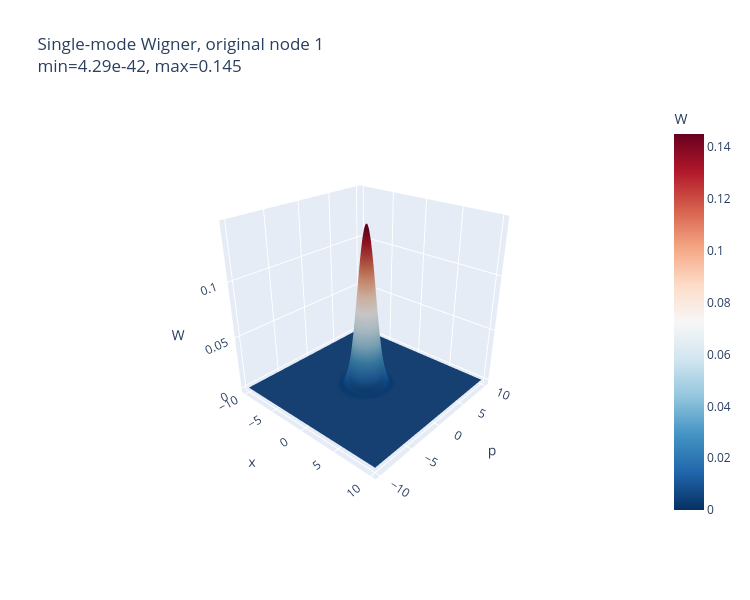
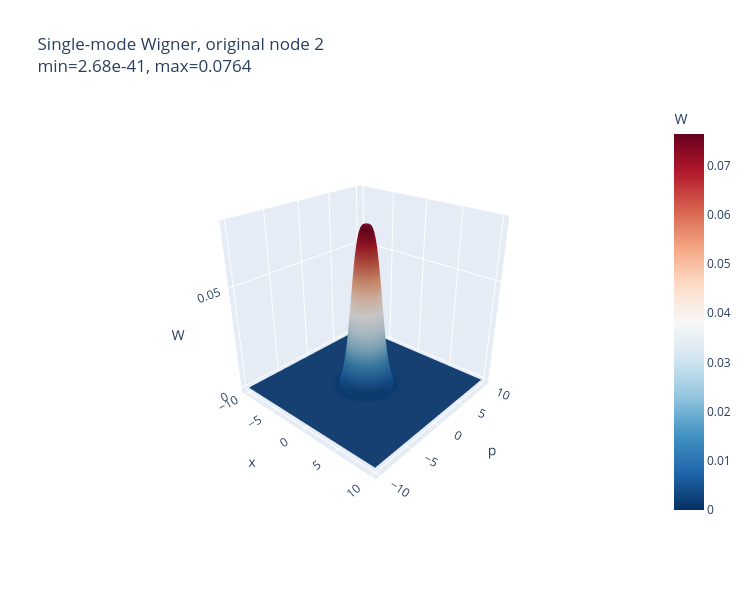

Write notebook code for charts like these, in order.
### Code cell
# ============================================================
# Interactive single-mode Wigner plot
# Case a: photon subtraction 먼저 한 경우
#
# Inputs:
#   V_R_ff, A_R_ff, R0
#
# ordering:
#   q_R = (x_R, p_R)
# ============================================================

import plotly.graph_objects as go
import numpy as np

def single_mode_wigner_grid_from_VA(V_eff, A_eff, node, m_eff, xlim=10, n=150):
    """
    node  : local node label, 1-based in reduced R-space
    m_eff : number of remaining modes
    V_eff : Gaussian envelope matrix
    A_eff : non-Gaussian correction matrix

    ordering = (x1,...,xm,p1,...,pm)
    """

    k = node - 1
    idx = [k, k + m_eff]  # [x_k, p_k]

    V1 = V_eff[np.ix_(idx, idx)]
    A1 = A_eff[np.ix_(idx, idx)]

    Vinv = np.linalg.inv(V1)
    detV = np.linalg.det(V1)

    xs = np.linspace(-xlim, xlim, n)
    ps = np.linspace(-xlim, xlim, n)
    X, P = np.meshgrid(xs, ps)

    Z = np.stack([X, P], axis=-1)

    quad = np.einsum("...i,ij,...j->...", Z, Vinv, Z)

    tr_term = np.trace(Vinv @ A1)

    poly_quad = np.einsum(
        "...i,ij,...j->...",
        Z,
        Vinv @ A1 @ Vinv,
        Z
    )

    pref = 1 / (2 * np.pi * np.sqrt(detV))

    W = pref * np.exp(-0.5 * quad) * (
        1 - 0.5 * tr_term + 0.5 * poly_quad
    )

    return X, P, W, V1, A1


def plot_single_mode_wigner_interactive(
    V_eff,
    A_eff,
    node,
    m_eff,
    original_label=None,
    xlim=10,
    n=160,
):
    """
    Interactive 3D Wigner plot using Plotly.
    """

    X, P, W, V1, A1 = single_mode_wigner_grid_from_VA(
        V_eff,
        A_eff,
        node=node,
        m_eff=m_eff,
        xlim=xlim,
        n=n
    )

    label = node if original_label is None else original_label

    W_min = np.nanmin(W)
    W_max = np.nanmax(W)

    print(f"local node {node} -> original node {label}")
    print("V1 =")
    print(V1)
    print("A1 =")
    print(A1)
    print("Tr(V1^{-1} A1) =", np.trace(np.linalg.inv(V1) @ A1))
    print("W(0) negativity condition Tr > 2 ?",
          np.trace(np.linalg.inv(V1) @ A1) > 2)
    print("min W =", W_min)
    print("max W =", W_max)
    print("has negativity?", W_min < 0)

    fig = go.Figure(
        data=[
            go.Surface(
                x=X,
                y=P,
                z=W,
                colorscale="RdBu",
                reversescale=True,
                colorbar=dict(title="W"),
            )
        ]
    )

    fig.update_layout(
        title=(
            f"Single-mode Wigner, original node {label}<br>"
            f"min={W_min:.3g}, max={W_max:.3g}"
        ),
        scene=dict(
            xaxis_title="x",
            yaxis_title="p",
            zaxis_title="W",
            camera=dict(
                eye=dict(x=1.6, y=-1.8, z=1.2)
            ),
        ),
        width=750,
        height=600,
    )

    fig.show()

    return X, P, W, V1, A1

R_labels = list(R0 + 1)
r = len(R_labels)

for local_node in range(1, r + 1):
    original_node = R_labels[local_node - 1]

    X, P, W, V1, A1 = plot_single_mode_wigner_interactive(
        V_R_ff,
        A_R_ff,
        node=local_node,
        m_eff=r,
        original_label=original_node,
        xlim=10,
        n=160
    )

### Figure 1 — Plotly figure (JSON) as saved in the notebook; plotly's stock layout.template omitted (floating-point values rounded to 4 significant figures; data arrays with more than 128 entries replaced by an {"elided": "..."} marker saying what was removed)
{"data": [{"colorbar": {"title": {"text": "W"}}, "colorscale": [[0, "rgb(103,0,31)"], [0.1, "rgb(178,24,43)"], [0.2, "rgb(214,96,77)"], [0.3, "rgb(244,165,130)"], [0.4, "rgb(253,219,199)"], [0.5, "rgb(247,247,247)"], [0.6, "rgb(209,229,240)"], [0.7, "rgb(146,197,222)"], [0.8, "rgb(67,147,195)"], [0.9, "rgb(33,102,172)"], [1, "rgb(5,48,97)"]], "reversescale": true, "type": "surface", "x": {"elided": "160x160 float values"}, "y": {"elided": "160x160 float values"}, "z": {"elided": "160x160 float values"}}], "layout": {"height": 600, "scene": {"camera": {"eye": {"x": 1.6, "y": -1.8, "z": 1.2}}, "xaxis": {"title": {"text": "x"}}, "yaxis": {"title": {"text": "p"}}, "zaxis": {"title": {"text": "W"}}}, "title": {"text": "Single-mode Wigner, original node 1<br>min=4.29e-42, max=0.145"}, "width": 750}}

### Figure 2 — Plotly figure (JSON) as saved in the notebook; plotly's stock layout.template omitted (floating-point values rounded to 4 significant figures; data arrays with more than 128 entries replaced by an {"elided": "..."} marker saying what was removed)
{"data": [{"colorbar": {"title": {"text": "W"}}, "colorscale": [[0, "rgb(103,0,31)"], [0.1, "rgb(178,24,43)"], [0.2, "rgb(214,96,77)"], [0.3, "rgb(244,165,130)"], [0.4, "rgb(253,219,199)"], [0.5, "rgb(247,247,247)"], [0.6, "rgb(209,229,240)"], [0.7, "rgb(146,197,222)"], [0.8, "rgb(67,147,195)"], [0.9, "rgb(33,102,172)"], [1, "rgb(5,48,97)"]], "reversescale": true, "type": "surface", "x": {"elided": "160x160 float values"}, "y": {"elided": "160x160 float values"}, "z": {"elided": "160x160 float values"}}], "layout": {"height": 600, "scene": {"camera": {"eye": {"x": 1.6, "y": -1.8, "z": 1.2}}, "xaxis": {"title": {"text": "x"}}, "yaxis": {"title": {"text": "p"}}, "zaxis": {"title": {"text": "W"}}}, "title": {"text": "Single-mode Wigner, original node 2<br>min=2.68e-41, max=0.0764"}, "width": 750}}
